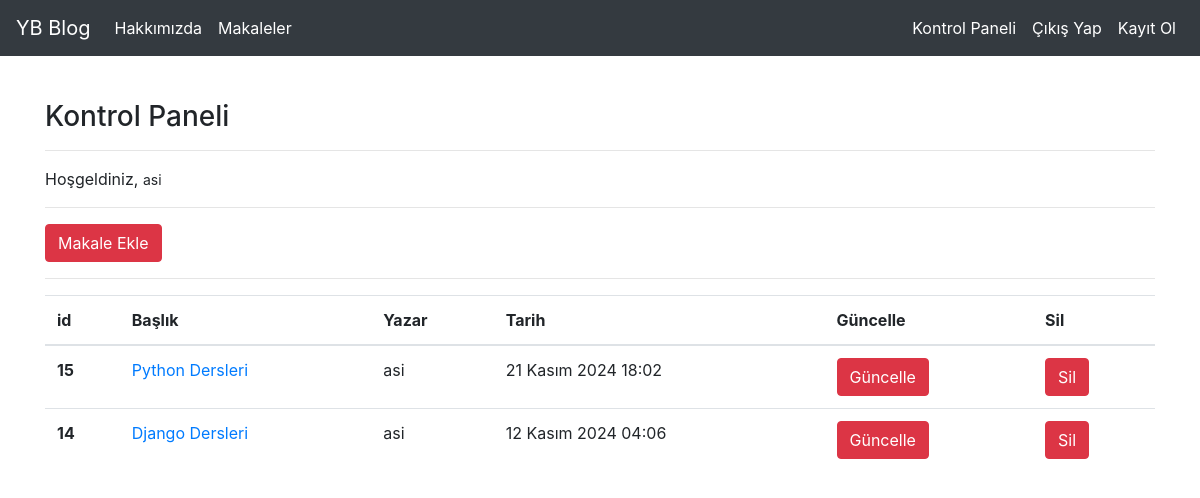
The page /articles/dashboard/ (signed in) on the database its author committed.
### article/models.py (models this page shows, shortened)
class Article(models.Model):
    author = models.ForeignKey("auth.User",on_delete=models.CASCADE,verbose_name="Yazar")#auth.user tablosundan bir foreign key belirlemiş oluyorum
    title = models.CharField(max_length = 50, verbose_name="Başlık")
    content = RichTextField()
    article_image = models.FileField(blank=True,null=True,verbose_name="Makaleye Fotoğraf Ekleyin") # boşta olabilir
    created_date = models.DateTimeField(auto_now_add=True,verbose_name="Oluşturulma Tarihi")#o anki tarihi veri tabanına otomatik olarak atayacak
    class Meta:
        ordering = ['-created_date']#en son eklenen makalemiz ilk gösterilir.

### article/views.py (the view)
# urls.py: path('dashboard/', views.dashboard, name="dashboard"),
@login_required(login_url="user:login")
def dashboard(request):
    articles = Article.objects.filter(author = request.user)
    context = {
        "articles": articles
    }
    return render(request, "dashboard.html",context)

### templates/dashboard.html
{% extends "layout.html" %}
{% block body %}
<h3>Kontrol Paneli</h3>
<hr>
<p>
    Hoşgeldiniz, <small> {{request.user.username}}</small>
</p>
<hr>
<a class ="btn btn-danger" href="{% url 'article:addarticle' %}">Makale Ekle</a>
<hr>
{% if articles %}
<table class="table">
    <thead>
      <tr>
        <th scope="col">id</th>
        <th scope="col">Başlık</th>
        <th scope="col">Yazar</th>
        <th scope="col">Tarih</th>
        <th scope="col">Güncelle</th>
        <th scope="col">Sil</th>
      </tr>
    </thead>
    <tbody>
        {% for article in articles %}
        <tr>
            <th scope="row">{{article.id}}</th>
            <td><a href="{% url 'article:detail' article.id %}">{{article.title}}</a></td>
            <td>{{article.author.username}}</td>
            <td>{{article.created_date}}</td>
            <td><a href="{% url 'article:update' article.id %}" class="btn btn-danger">Güncelle</a></td>
            <td><a href="{% url 'article:delete' article.id %}" class="btn btn-danger">Sil</a></td>
        </tr>
        {% endfor %}
    </tbody>
  </table>
{% else %}
<div class = "alert alert-danger">
    Henüz bir makaleniz bulunmuyor.
</div>
{% endif %}
{% endblock body %}

### rows shown on the page
Article: id "15", title "Python Dersleri", author.username "asi", created_date "21 Kasım 2024 18:02"
Article: id "14", title "Django Dersleri", author.username "asi", created_date "12 Kasım 2024 04:06"

### other values the page prints
{{ request.user.username }} "asi"
